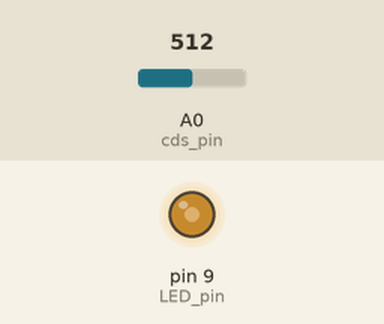
This sketch was run on a simulated Arduino Uno, built with avr-gcc and run on an emulated ATmega328P. Parts: output pins drawn as LEDs (lit = HIGH). The inputs (shaded band) are chosen by the test bench; at power-on: A0 (cds_pin) = 512.

Above: at 1.2 s.
1.3 s: A0 (cds_pin) set to 306
At 2.1 s:
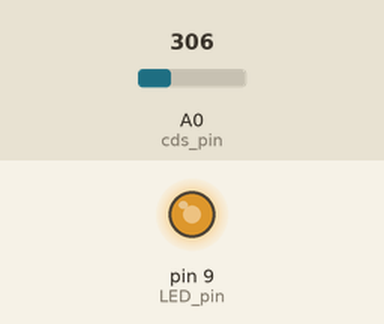
2.8 s: A0 (cds_pin) set to 122
At 3.3 s:
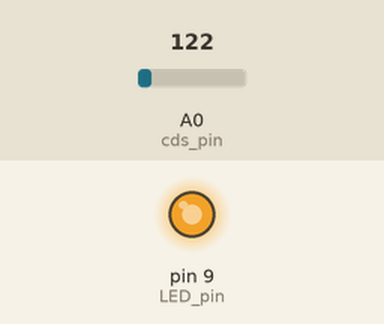
4.3 s: A0 (cds_pin) set to 900
At 5.5 s:
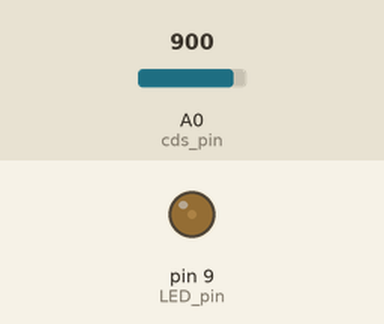
5.8 s: A0 (cds_pin) set to 1023
At 7.0 s:
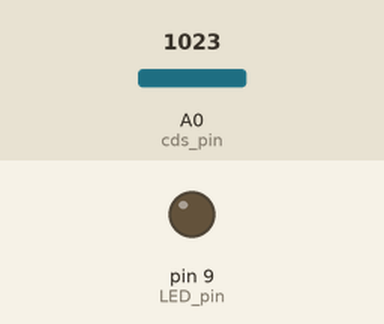
7.3 s: A0 (cds_pin) set to 511
At 8.2 s:
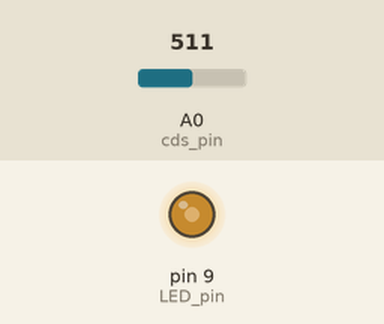
Timing chart, 0 to 9.8 s (numbered marks = the images above; inputs shaded):
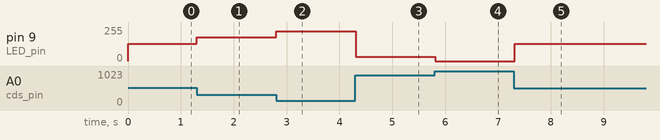

Measured:
- after the input at 1.3 s, pin 9 (LED_pin): 128/255 → 179/255 at once
- after the input at 2.8 s, pin 9 (LED_pin): 179/255 → 225/255 at once
- after the input at 4.3 s, pin 9 (LED_pin): 225/255 → 31/255 at once
- after the input at 5.8 s, pin 9 (LED_pin): 31/255 → 0/255 at once
- after the input at 7.3 s, pin 9 (LED_pin): 0/255 → 128/255 at once

The sketch:

_7-2.ino
```cpp
/*
    District P
    아두이노 코딩#7-2
    조도적응형 LED 조명 코드
*/

int LED_pin = 9;
// analog_pin을 A0로 사용
int cds_pin = A0;

void setup() {
    pinMode(LED_pin, OUTPUT);
}

void loop() {
    // cds변수에 cds_pin의 값을 저장
    int cds = analogRead(cds_pin);
    // cds값이 커질수록 LED_Light의 값을 작게 함
    int LED_Light = map(cds, 0, 1023, 255, 0);
    // LED_Light의 값을 PWM으로 출력
    analogWrite(LED_pin, LED_Light);
    delay(100);
}
```
